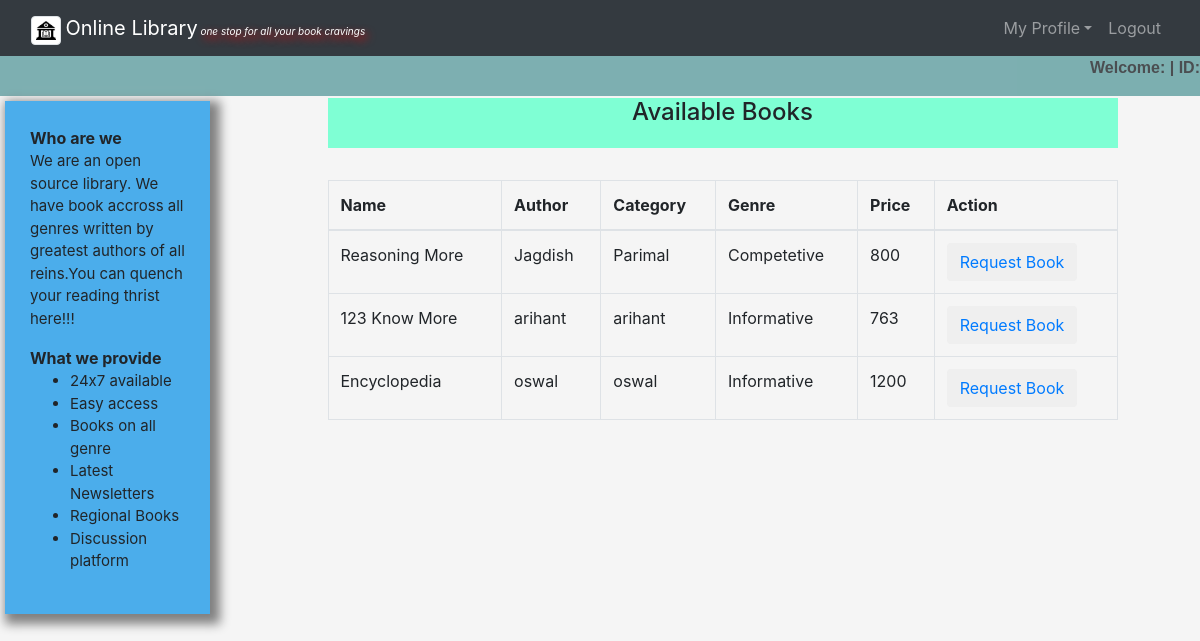
Screenshot of /request.php with the database file from the repository.
### tables this page shows
CREATE TABLE `book` (
  `Id` int(20) NOT NULL,
  `bno` int(50) NOT NULL,
  `name` varchar(50) NOT NULL,
  `author` varchar(30) NOT NULL,
  `publisher` varchar(30) NOT NULL,
  `genre` varchar(20) NOT NULL,
  `price` decimal(20,0) NOT NULL
);

### request.php (the view, shortened to what this page needs)
<?php
    require("us_common.php");
?>
<!DOCTYPE html>
<html>
    <body>
            <div class="col-md-1"></div>
            <div class="col-md-8">
            <center><h4 style="background-color:aquamarine;height:50px;margin-top:2px">Available Books</h4><br></center>
				<table class="table table-bordered table-hover">
					<thead>
						<tr>
							<th>Name</th>
							<th>Author</th>
							<th>Category</th>
							<th>Genre</th>
							<th>Price</th>
							<th>Action</th>
						</tr>
					</thead>
					<?php
						$connection = mysqli_connect("localhost:3060","root","");
						$query = "select * from book";
						$query_run = mysqli_query($connection,$query);
						while ($row = mysqli_fetch_assoc($query_run)){
							?>
							<tr>
								<td><?php echo $row['name'];?></td>
								<td><?php echo $row['author'];?></td>
								<td><?php echo $row['publisher'];?></td>
								<td><?php echo $row['genre'];?></td>
								<td><?php echo $row['price'];?></td>
								<td><button class="btn" name=""><a href="make_req.php?bn=<?php echo $row['bno'];?>">Request Book</a></button>
							</tr>
							<?php
						}
					?>
				</table>
			</div>
    </body>
</html>

### style1.css (style rules this page uses)
body { background-color: whitesmoke; }

### rows the page displays
book: name "Reasoning More", author "Jagdish", publisher "Parimal", genre "Competetive", price "800"
book: name "123 Know More", author "arihant", publisher "arihant", genre "Informative", price "763"
book: name "Encyclopedia", author "oswal", publisher "oswal", genre "Informative", price "1200"
